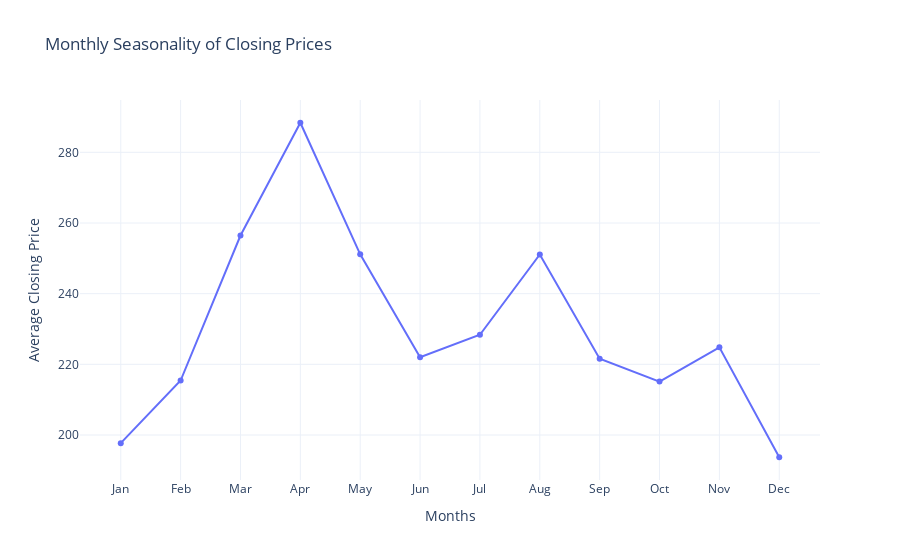

The notebook cell this image was saved under:
### Code cell
import plotly.express as px
import pandas as pd

spec_df['Time'] = pd.to_datetime(spec_df['Time'])

spec_df['Month'] = spec_df['Time'].dt.month

monthly_average = spec_df.groupby('Month')['Close'].mean().reset_index()

fig = px.line(monthly_average, x='Month', y='Close', markers=True, title='Monthly Seasonality of Closing Prices')

fig.update_layout(
    xaxis_title='Months',
    yaxis_title='Average Closing Price',
    xaxis=dict(tickmode='array', tickvals=list(range(1, 13)), ticktext=['Jan', 'Feb', 'Mar', 'Apr', 'May', 'Jun', 'Jul', 'Aug', 'Sep', 'Oct', 'Nov', 'Dec']),
    template='plotly_white'
)

fig.show()

### Figure 1 — Plotly figure (JSON) as saved in the notebook; plotly's stock layout.template omitted (floating-point values rounded to 4 significant figures)
{"data": [{"hovertemplate": "Month=%{x}<br>Close=%{y}<extra></extra>", "legendgroup": "", "line": {"color": "#636efa", "dash": "solid"}, "marker": {"symbol": "circle"}, "mode": "lines+markers", "name": "", "orientation": "v", "showlegend": false, "type": "scatter", "x": [1, 2, 3, 4, 5, 6, 7, 8, 9, 10, 11, 12], "xaxis": "x", "y": [197.7, 215.4, 256.5, 288.4, 251.1, 222.0, 228.4, 251.1, 221.6, 215.1, 224.8, 193.7], "yaxis": "y"}], "layout": {"legend": {"tracegroupgap": 0}, "title": {"text": "Monthly Seasonality of Closing Prices"}, "xaxis": {"anchor": "y", "domain": [0, 1], "tickmode": "array", "ticktext": ["Jan", "Feb", "Mar", "Apr", "May", "Jun", "Jul", "Aug", "Sep", "Oct", "Nov", "Dec"], "tickvals": [1, 2, 3, 4, 5, 6, 7, 8, 9, 10, 11, 12], "title": {"text": "Months"}}, "yaxis": {"anchor": "x", "domain": [0, 1], "title": {"text": "Average Closing Price"}}}}
